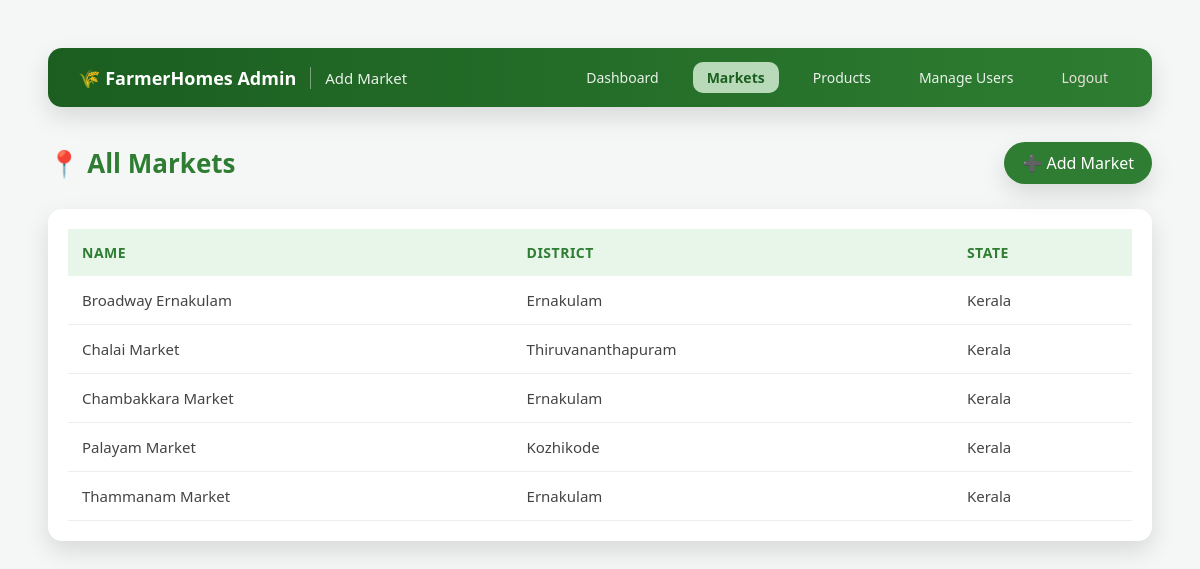
/markets/admin/ (signed in), run on the app's committed database.
### markets/models.py (models this page shows, shortened)
class Market(models.Model):
    name = models.CharField(max_length=200)
    address = models.TextField()
    village = models.CharField(max_length=100)
    district = models.CharField(max_length=100)
    state = models.CharField(max_length=100)
    latitude = models.DecimalField(max_digits=9, decimal_places=6)
    longitude = models.DecimalField(max_digits=9, decimal_places=6)
    is_active = models.BooleanField(default=True)
    created_at = models.DateTimeField(auto_now_add=True)

### farmersaccapp/decorators.py (the view)
    def wrapper(request, *args, **kwargs):
        if not request.session.get("user_id"):
            return redirect("login")
        if request.session.get("role") != "admin":
            return redirect("login")
        return view_func(request, *args, **kwargs)

### markets/views.py (called while the page is built)
@admin_required
def admin_markets(request):
    markets = Market.objects.all()
    return render(request, "admin/markets_list.html", {"markets": markets})

### templates/admin/markets_list.html (shortened to what this page needs)
{% load static %}
<!DOCTYPE html>
<html lang="en">
<head>
</head>
<body>
    <div class="navbar">
        <div class="nav-left">
            <span class="logo">🌾 FarmerHomes Admin</span>
            <span class="page-title">Add Market</span>
        </div>
        <div class="nav-right">
            <a href="{% url 'admin_dashboard' %}" class="nav-link">Dashboard</a>
            <a href="{% url 'admin_markets' %}" class="nav-link active">Markets</a>
            <a href="{% url 'admin_products' %}" class="nav-link">Products</a>
            <a href="{% url 'admin_users' %}" class="nav-link">Manage Users</a>
            <a href="{% url 'logout' %}" class="nav-link logout">Logout</a>
        </div>
    </div>
    <div class="page-header">
        <h2>📍 All Markets</h2>
        <a href="{% url 'add_market' %}" class="add-btn">➕ Add Market</a>
    </div>
    <div class="table-card">
        <table>
            <thead>
                <tr>
                    <th>Name</th>
                    <th>District</th>
                    <th>State</th>
                </tr>
            </thead>
            <tbody>
                {% for market in markets %}
                <tr>
                    <td>{{ market.name }}</td>
                    <td>{{ market.district }}</td>
                    <td>{{ market.state }}</td>
                </tr>
                {% empty %}
                <tr>
                    <td colspan="3" class="empty">
                        No markets added yet 🌱
                    </td>
                </tr>
                {% endfor %}
            </tbody>
        </table>
    </div>
</body>
</html>

### templates/admin/markets_list.html (style rules this page uses)
:root { --green: #2E7D32; --green-light: #E8F5E9; --dark: #1B1B1B; --bg: #F5F7F6; --radius: 14px; --shadow: 0 10px 25px rgba(0, 0, 0, 0.12); }
* { box-sizing: border-box; font-family: "Segoe UI", system-ui, sans-serif; }
body { background: var(--bg); padding: 40px; }
.navbar { background: linear-gradient(90deg, #1b5e20, #2e7d32); color: white; padding: 14px 30px; border-radius: 14px; display: flex; justify-content: space-between; align-items: center; margin-bottom: 35px; box-shadow: var(--shadow); }
.nav-left { display: flex; align-items: center; gap: 14px; }
.logo { font-size: 18px; font-weight: 700; }
.page-title { font-size: 15px; opacity: 0.9; }
.nav-right { display: flex; gap: 20px; }
.nav-link { color: white; text-decoration: none; font-weight: 500; font-size: 14px; opacity: 0.9; padding: 6px 14px; border-radius: 10px; display: inline-block; transition: all 0.25s ease; }
.nav-link.active { background: #C8E6C9; color: #1B5E20; font-weight: 700; text-decoration: none; }
.nav-link.logout { color: #ffebee; }
.page-header { display: flex; justify-content: space-between; align-items: center; margin-bottom: 25px; }
.page-header h2 { color: var(--green); margin: 0; font-size: 26px; }
.add-btn { background: var(--green); color: white; padding: 10px 18px; border-radius: 30px; text-decoration: none; font-weight: 500; box-shadow: var(--shadow); transition: 0.3s ease; }
.table-card { background: white; border-radius: var(--radius); box-shadow: var(--shadow); padding: 20px; }
table { width: 100%; border-collapse: collapse; }
th { text-align: left; padding: 14px; background: var(--green-light); color: var(--green); font-size: 14px; text-transform: uppercase; letter-spacing: 0.5px; }
td { padding: 14px; border-bottom: 1px solid #eee; color: #444; font-size: 15px; }

### data on the page
Market: name "Broadway Ernakulam", district "Ernakulam", state "Kerala"
Market: name "Chalai Market", district "Thiruvananthapuram", state "Kerala"
Market: name "Chambakkara Market", district "Ernakulam", state "Kerala"
Market: name "Palayam Market", district "Kozhikode", state "Kerala"
Market: name "Thammanam Market", district "Ernakulam", state "Kerala"
